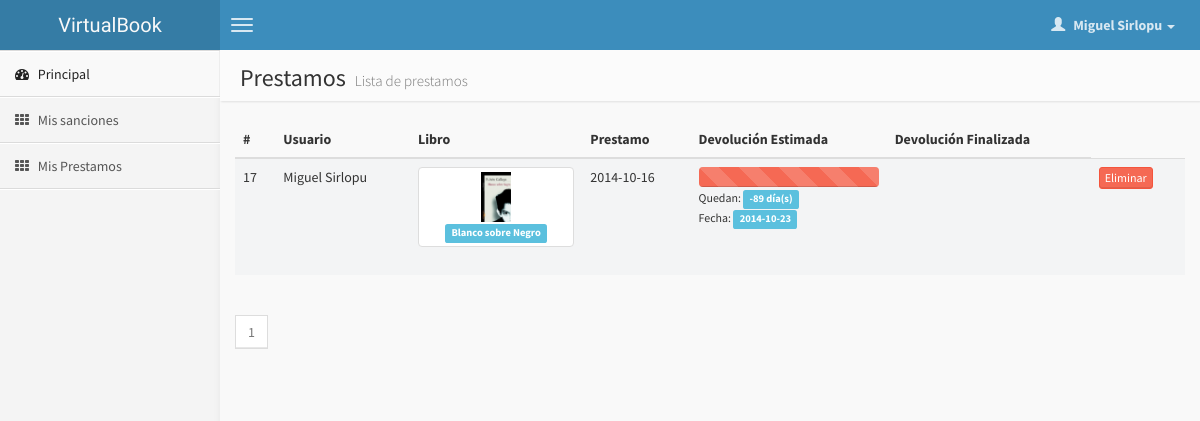
The app's page /index.php?menu=cliente_prestamos (signed in) with its own data.
### tables this page shows
CREATE TABLE IF NOT EXISTS `usuario` (
  `CodUsuario` int(11) NOT NULL AUTO_INCREMENT,
  `DNI` varchar(9) NOT NULL,
  `Nombres` varchar(50) NOT NULL,
  `Apellido` varchar(30) NOT NULL,
  `Estado` tinyint(1) NOT NULL,
  `Clave` varchar(100) NOT NULL,
  `Tipo` int(11) NOT NULL,
  PRIMARY KEY (`CodUsuario`)
);

CREATE TABLE IF NOT EXISTS `prestamo` (
  `CodPrestamo` int(11) NOT NULL AUTO_INCREMENT,
  `Fecha` date NOT NULL,
  `CodCopia` int(11) NOT NULL,
  `CodUsuario` int(11) NOT NULL,
  `Estado` tinyint(1) NOT NULL,
  PRIMARY KEY (`CodPrestamo`)
);

CREATE TABLE IF NOT EXISTS `libro` (
  `CodLibro` int(11) NOT NULL AUTO_INCREMENT,
  `Titulo` varchar(50) NOT NULL,
  `CodEditorial` int(11) NOT NULL,
  `Estado` tinyint(1) NOT NULL,
  `fecha_registro` date NOT NULL,
  `imagen` varchar(150) NOT NULL DEFAULT 'blanco.jpg',
  PRIMARY KEY (`CodLibro`)
);

### clases/Usuario.php (called while the page is built, shortened)
<?php
    class Usuario
    {
    	private $nombre;
    	private $apellido;
        function __construct($id){
            $consulta = mysql_query("SELECT * FROM usuario WHERE CodUsuario=$id");
            $query = mysql_fetch_row($consulta);
            $this->nombre = $query[2];
            $this->apellido = $query[3];
        }
        public function getNombre(){return $this->nombre;}
        public function getApellido(){return $this->apellido;}
    }
?>

### clases/Paginacion.php (called while the page is built, shortened)
<?php
class Paginacion{
	private $table;
	private $RecordPages;
	private $Pages = 1;
	private $CurrentPage = 1;
	private $orderby = null;
	private $where = null;
	function __construct($table,$count){
		$this->table = $table;
		$this->RecordPages = $count;
	}
	private function reloadPages(){
		$query = mysql_query($this->setQuery());
		$this->total = mysql_num_rows($query);
		if($this->total>$this->RecordPages){
			$t =$this->total/$this->RecordPages;
			$pages = intval(round($t,PHP_ROUND_HALF_EVEN));
			$final = $pages*$this->RecordPages;
			if($final < $this->total)
				$this->Pages = $pages+1;
			else
				$this->Pages = $pages;
		}else{
			$this->Pages = 1;
		}
	}
	public function getCurrentPage(){return $this->CurrentPage;}
	public function getPages(){return $this->Pages;}
	public function setOrderBy($orderby){$this->orderby = $orderby;}
	public function setWhere($where){$this->where = $where;}
	public function setQuery(){
		$sql ="SELECT * FROM ".$this->table;
		if($this->where != null){
			$sql = $sql.' WHERE ';
			for ($i=0; $i < count($this->where); $i++) {
				$and = ($i>0) ? ' AND ' : '' ;
				$sql = $sql.$and.$this->where[$i][0].$this->where[$i][1].$this->where[$i][2];
			}
		}
		if($this->orderby != null){
			$sql = $sql." ORDER BY ".$this->orderby[0]." ".$this->orderby[1];
		}
		return $sql;
	}
	public function getRecords($page){
		$this->reloadPages();
		if($page<=$this->Pages){
			$this->CurrentPage = $page;
			$records = ($page-1) * $this->RecordPages;
			$sql = $this->setQuery();
			$sql = $sql." LIMIT ".$records.",".$this->RecordPages." ";
			$query = mysql_query($sql);
			return $query;
		}
		return false;
	}
}
?>

### clases/CopiaLibro.php (called while the page is built, shortened)
<?php
require_once("Libro.php");
	class CopiaLibro{
		private $CodLibro;
        function __construct()
        {
            $a = func_get_args();
            $i = func_num_args();
            if (method_exists($this,$f='__construct'.$i)) {
                call_user_func_array(array($this,$f),$a);
            }
        }
		function __construct1($id){
			$consulta = mysql_query("SELECT * FROM copialibro where CodCopia='$id'");
			$query = mysql_fetch_row($consulta);
			$this->CodLibro = $query[1];
		}
		public function getCodLibro(){return $this->CodLibro;}
	}
?>

### clases/Libro.php (called while the page is built, shortened)
<?php
    require_once("CopiaLibro.php");
    require_once("Autor.php");
    class Libro
    {
    	private $titulo;
        private $imagen;
        public $ubicacion = 'imagenes/';
        function __construct($id){
            $consulta = mysql_query("SELECT* FROM libro WHERE codLibro=$id");
            if(mysql_num_rows($consulta)>0){
                $query = mysql_fetch_row($consulta);
                $this->codLibro = $query[0];
                $this->titulo = $query[1];
                $this->imagen = $query[5];
                $this->autores = Autores::where($this->codLibro);
            }else{
                $this->error = 1;
            }
        }
        public function getTitulo(){return $this->titulo;}
        public function getImagen(){return $this->ubicacion.$this->imagen;}
    }
?>

### clases/Autor.php (called while the page is built, shortened)
<?php
	class Autores
	{
		public static function where($CodLibro){
			return mysql_query("SELECT * FROM autor_libro WHERE CodLibro ='$CodLibro'");
		}
	}
?>

### clases/Prestamo.php (called while the page is built, shortened)
<?php
	require_once("Libro.php");
	class Prestamo{
		private $fecha;
		private $estado;
        function __construct()
        {
            $a = func_get_args();
            $i = func_num_args();
            if (method_exists($this,$f='__construct'.$i)) {
                call_user_func_array(array($this,$f),$a);
            }
        }
		function __construct1($id){
			$consulta = mysql_query("select *from prestamo where codPrestamo=$id");
			$query = mysql_fetch_row($consulta);
			$this->fecha = $query[1];
			$this->estado = $query[4];
		}
		function getestado(){return $this->estado;}
		function calculaFechaDevolucion(){
			$nuevafecha = strtotime( '+7 day' , strtotime( $this->fecha )) ;
			$nuevafecha = date ( 'Y-m-d' , $nuevafecha );
			$verifico = date('D',strtotime($nuevafecha));
			return $nuevafecha;
		}
		function dias_transcurridos()
		{
			$dias	= (strtotime($this->calculaFechaDevolucion())-strtotime(date('Y-m-d')))/86400;
			return $dias;
		}
	}
?>

### paginas/cliente_prestamos.php (the view, shortened to what this page needs)
<section class="content-header">
    <h1>
        Prestamos
        <small>Lista de prestamos</small>
    </h1>
</section>
<section class="content">
<?php
require_once("clases/Prestamo.php");
require_once("clases/Libro.php");
require_once("clases/Paginacion.php");
$paginacion = new Paginacion('prestamo', 10);
  $paginacion->setOrderBy(array('CodPrestamo','desc'));
  $paginacion->setWhere(array(array('CodUsuario','=',$_SESSION['usuario']['CodUsuario'])));
   if (isset($_GET['pagina'])) {
    $pagina = $_GET['pagina'];
    $query = $paginacion->getRecords($pagina);
  }else{
    $query = $paginacion->getRecords(1);
  }
?>
<table class="table table-striped table-hover ">
  <thead>
    <tr>
      <th>#</th>
      <th>Usuario</th>
      <th>Libro</th>
      <th>Prestamo</th>
      <th>Devolución Estimada</th>
      <th>Devolución Finalizada</th>
    </tr>
  </thead>
  <tbody>
  <?php
   if ($query == false) {
   echo '<tr><td colspan="6">No se encontraron resultados</td>';
 }else{
while ($fila = mysql_fetch_array($query)) {
	$prestamo = new Prestamo($fila['CodPrestamo']);
 ?>
 <tr>
    <td><?=$fila['CodPrestamo']?></td>
    <td><?php
    $arregloUsuario = new Usuario($fila['CodUsuario']);
    echo $arregloUsuario->getNombre().' '.$arregloUsuario->getApellido();
    ?></td>
    <td>
    <?php
    $arregloLibro = new CopiaLibro($fila['CodCopia']);
    $libro = new Libro($arregloLibro->getCodLibro());
    ?>
    <a href="index.php?menu=obras_detalle&obra=<?=$arregloLibro->getCodLibro()?>" class="thumbnail" align="center">
    <?php
    echo '<img src="'.$libro->getImagen().'" width="30px" height="30px"><span class="label label-info">'.$libro->getTitulo().'</span>';
    ?>
    </a>
    </td>
    <td>
    <?=$fila['Fecha']?>
    </td>
    <td>
    <?php
    if($prestamo->getEstado()==0){
      ?>
    <div class="progress">
    <?php
      $porcentaje = (7-$prestamo->dias_transcurridos())*100/7;
      if($porcentaje>100 || $porcentaje<0){
        $porcentaje = 100;
      }
      if($prestamo->dias_transcurridos()>7 || $prestamo->dias_transcurridos()<0)
      {
        $style = 'danger';
      }elseif($prestamo->dias_transcurridos()>=2 && $prestamo->dias_transcurridos()<=4){
        $style = 'warning';
      }else{
        $style = 'success';
        }
    ?>
      <div class="progress-bar progress-bar-<?=$style?> progress-bar-striped" style="width: <?=$porcentaje?>%;"></div></div>
      <small>Quedan: </small><span class="label label-info"><?=$prestamo->dias_transcurridos();?> día(s)</span>
<?php }else{
  echo '<span class="label label-success">Prestamo entregado</span>';
  } ?>
    <br><small>Fecha: </small><span class="label label-info"><?=$prestamo->calculaFechaDevolucion()?></span><br>
    </td>
    <td>
    </td>
    <td>
      <a href="index.php?menu=prestamo_eliminar&id=<?=$fila['CodPrestamo']?>" class="btn btn-danger btn-xs">Eliminar</a>
    </td>
  </tr>
 <?php
}}
  ?>
  </tbody>
</table>
<ul class="pagination">
<?php
  for ($i=1; $i <= $paginacion->getPages(); $i++) {
    $active = ($paginacion->getCurrentPage()==$i) ? 'class="active disabled"':'';
    echo '<li '.$active.'><a href="index.php?menu=prestamo_listar&pagina='.$i.'" >'.$i.'</a></li>';
  }
?>
</ul>
</section>

### index.php (shortened to what this page needs)
<?php
require_once ('clases/Usuario.php');
$usuario = new Usuario($_SESSION['usuario']['CodUsuario']);
?>
<!DOCTYPE html>
<html>
    <head>
        <link href="css/bootstrap.min.css" rel="stylesheet" type="text/css" />
        <link href="css/font-awesome.min.css" rel="stylesheet" type="text/css" />
        <link rel="stylesheet" type="text/css" href="css/datepicker/datepicker3.css">
        <link href="css/chosen.css" rel="stylesheet">
        <link href="css/ionicons.min.css" rel="stylesheet" type="text/css" />
        <link href="css/AdminLTE.css" rel="stylesheet" type="text/css" />
        <link href="css/morris/morris.css" rel="stylesheet" type="text/css" />
    </head>
    <body class="skin-blue">
        <header class="header">
            <a href="index.php" class="logo">
                VirtualBook
            </a>
            <nav class="navbar navbar-static-top" role="navigation">
                <a href="#" class="navbar-btn sidebar-toggle" data-toggle="offcanvas" role="button">
                    <span class="icon-bar"></span>
                    <span class="icon-bar"></span>
                    <span class="icon-bar"></span>
                </a>
                <div class="navbar-right">
                    <ul class="nav navbar-nav">
                        <li class="dropdown user user-menu">
                            <a href="#" class="dropdown-toggle" data-toggle="dropdown">
                                <i class="glyphicon glyphicon-user"></i>
                                <span><?=$usuario->getNombre()?> <?=$usuario->getApellido()?> <i class="caret"></i></span>
                            </a>
                        </li>
                    </ul>
                </div>
            </nav>
        </header>
        <div class="wrapper row-offcanvas row-offcanvas-left">
            <aside class="left-side sidebar-offcanvas">
                <section class="sidebar">
                    <?php
                        if($_SESSION['usuario']['tipo'] == 1 || $_SESSION['usuario']['tipo'] == 2)
                        {?>
                    <form action="index.php?menu=usuario_buscar" method="post" class="sidebar-form">
                        <div class="input-group">
                            <input type="text" name="dni" class="form-control" placeholder="Buscar..."/>
                            <span class="input-group-btn">
                                <button type='submit' id='search-btn' class="btn btn-flat"><i class="fa fa-search"></i></button>
                            </span>
                        </div>
                    </form>
                    <?php
                            include_once('includes/menu_admin.php');
                        }elseif ($_SESSION['usuario']['tipo'] == 3) {
                            include_once('includes/menu_cliente.php');
                        }
                    ?>
                </section>
            </aside>
            <aside class="right-side">
                <?php
                    if (!isset($_GET['menu'])) {
                        if(!($_SESSION['usuario']['tipo'] == 1 || $_SESSION['usuario']['tipo'] == 2))
                        {
                            include("paginas/index_cliente.php");
                        }else{
                            include("paginas/index.php");
                        }
                    } else {
                        include("paginas/".$_GET['menu'].".php");
                    }
                ?>
            </aside>
        </div>
    </body>
</html>

### records on screen
usuario: Nombres "Miguel", Apellido "Sirlopu"
prestamo: CodPrestamo "17", usuario.Nombres "Miguel", usuario.Apellido "Sirlopu", libro.imagen (picture), libro.Titulo "Blanco sobre Negro", Fecha "2014-10-16", Fecha "-89", Fecha "2014-10-23"
